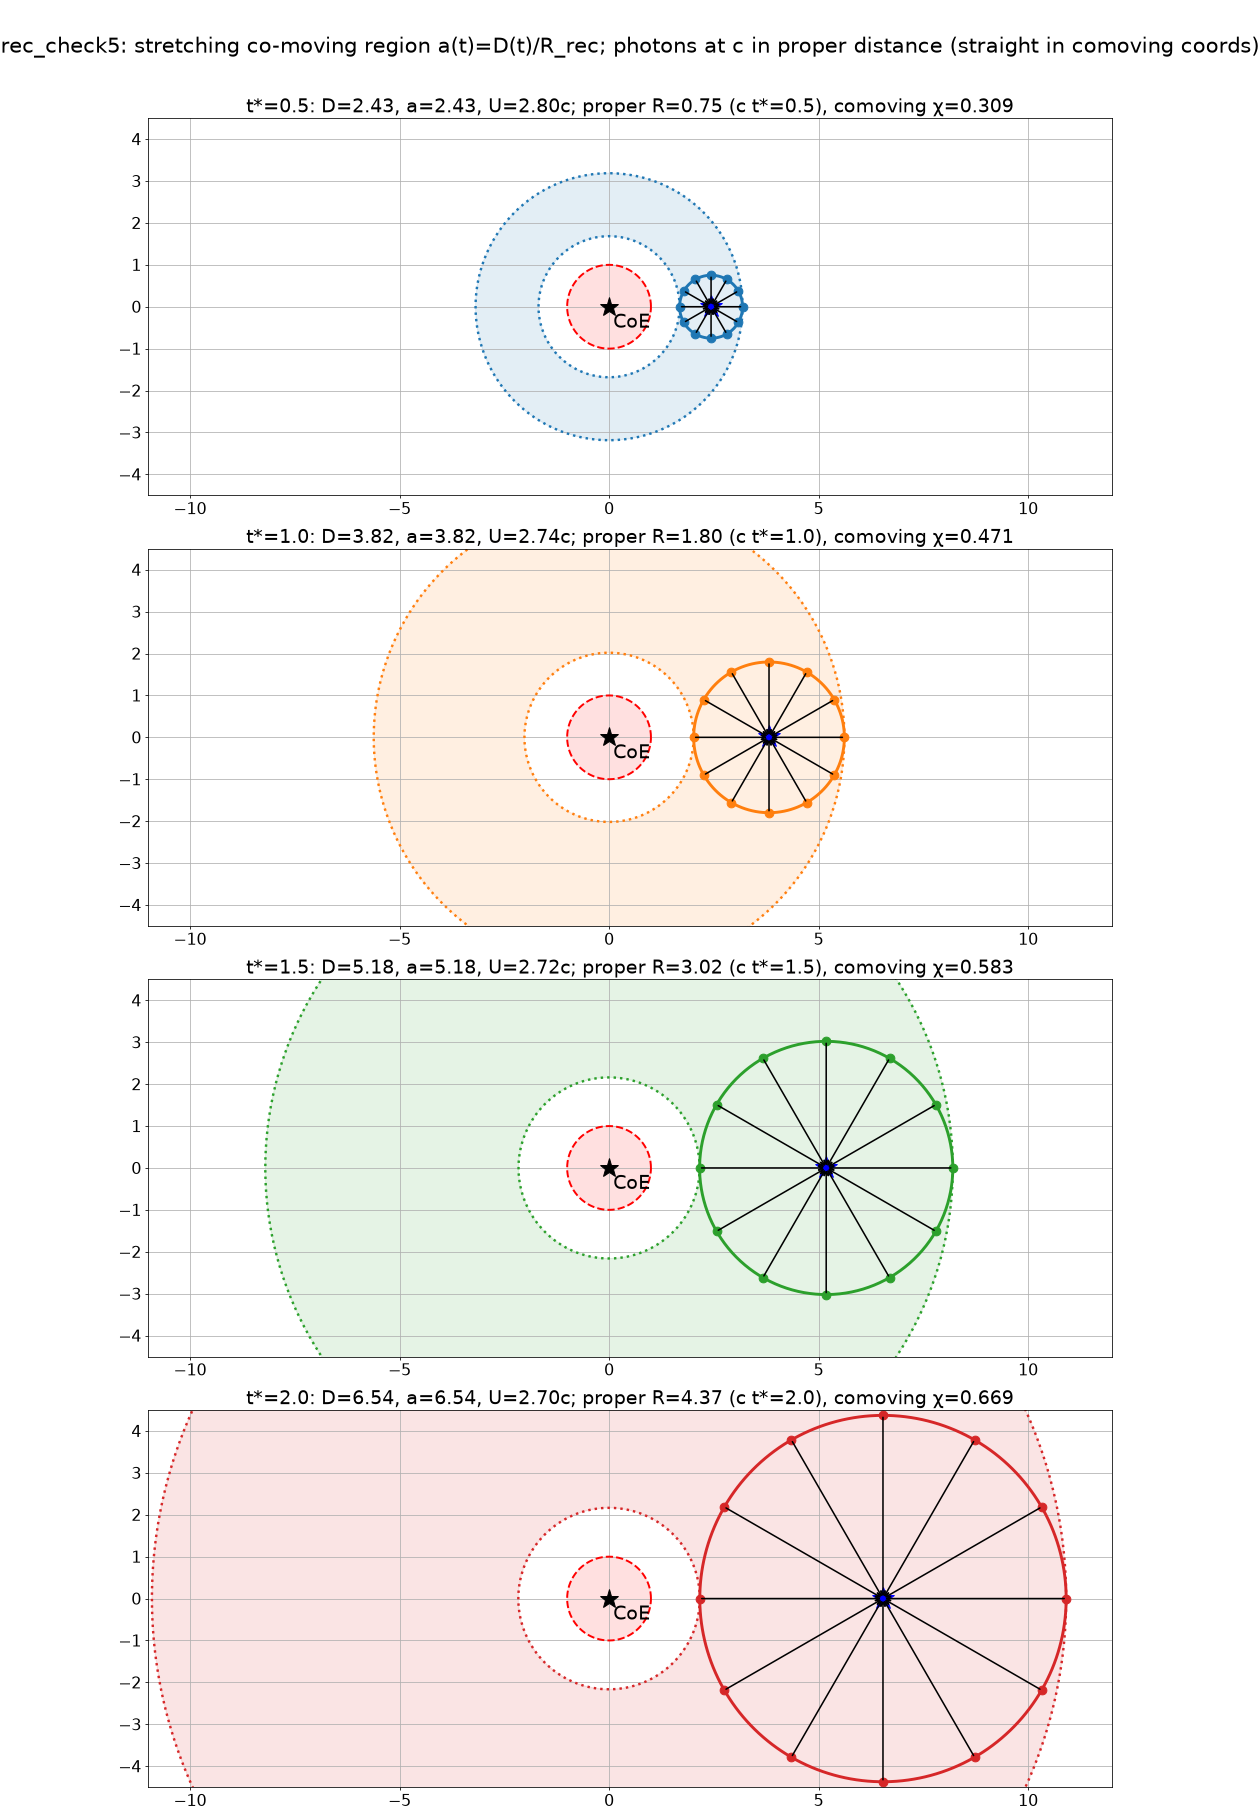

Source code (Python):
"""rec_check5: rec_check4 + scale factor a(t)=D(t)/D(0) (D(0)=R_rec=1) for the co-moving region. Light at c in local proper distance:
comoving radius chi(t)=int_0^t dt'/a(t'); proper radius a(t)chi(t). Emitters at comoving offset chi(t*) n, emitted at t=0 (region crossing).
1+z=(a_obs/a_emit)(1+z_g)(1+z_m); z_g, z_m as rec_check4 at emitter's present proper position D+a chi n."""
import numpy as np,json
from scipy.integrate import solve_ivp,quad
import matplotlib;matplotlib.use('Agg');import matplotlib.pyplot as plt
from matplotlib.patches import Wedge
Rrec,Urec,mu,ts=1.,3.,1.,2.
s=solve_ivp(lambda t,y:[y[1],-mu/y[0]**2],(0,ts),[Rrec,Urec],dense_output=True,rtol=1e-12,atol=1e-12)
D=lambda t:s.sol(t)[0];Uf=lambda t:s.sol(t)[1];a=lambda t:D(t)/Rrec
chi=lambda t:quad(lambda x:1/a(x),0,t)[0]
Do,Uo,ao=D(ts),Uf(ts),a(ts);X=chi(ts);Rp=ao*X
u=lambda r:np.sqrt(Urec**2-2*mu*(1/Rrec-1/r))
rows=[]
for th in np.arange(0,360,30.):
    n=np.array([np.cos(np.radians(th)),np.sin(np.radians(th))]);E=np.array([Do,0])+Rp*n;re=np.linalg.norm(E)
    zg=np.sqrt((1-2*mu/Do)/(1-2*mu/re))-1;vp=(u(re)-Uo)*E/re;zm=(1+vp@n)/np.sqrt(1-vp@vp)-1;za=ao-1
    zt=(1+za)*(1+zg)*(1+zm)-1
    rows.append(dict(theta=th,r_emit_now=re,z_exp=za,z_grav=zg,z_mot=zm,z_tot=zt,T_obs=3000/(1+zt)))
T=np.array([q['T_obs'] for q in rows]);th=np.radians(np.arange(0,360,30.))
d=lambda arr:(arr-arr.mean())/arr.mean();dT=d(T)
c1=2*np.mean(dT*np.cos(th));c2=2*np.mean(dT*np.cos(2*th))
info=dict(D=Do,U=Uo,a_obs=ao,chi=X,R_proper=Rp,ct=ts,Tmean=T.mean(),stretch_needed=3000/2.725,extra_factor=T.mean()/2.725,dipole=c1,quad=c2,rows=rows)
c_=np.linspace(0,2*np.pi,400);steps=[0.5,1.0,1.5,2.0];cols=['C0','C1','C2','C3']
fig,axs=plt.subplots(4,1,figsize=(18,26))
for ax,t,cl in zip(axs,steps,cols):
    dd=D(t);R=a(t)*chi(t);ax.set_aspect('equal');ax.add_patch(plt.Circle((0,0),Rrec,color='#ffe0e0'));ax.plot(np.cos(c_),np.sin(c_),'r--',lw=2)
    ax.add_patch(Wedge((0,0),dd+R,0,360,width=2*R,color=cl,alpha=.12))
    for rr in (dd-R,dd+R): ax.plot(rr*np.cos(c_),rr*np.sin(c_),':',c=cl,lw=2.5)
    ax.plot(dd+R*np.cos(c_),R*np.sin(c_),c=cl,lw=3)
    for t_ in np.arange(0,360,30.):
        p=np.array([dd,0])+R*np.array([np.cos(np.radians(t_)),np.sin(np.radians(t_))]);ax.annotate('',xy=(dd,0),xytext=p,arrowprops=dict(arrowstyle='->',color='k',lw=1.6));ax.plot(*p,'o',c=cl,ms=9)
    ax.plot(dd,0,'b*',ms=24);ax.plot(0,0,'k*',ms=20);ax.text(.1,-.5,'CoE',fontsize=20)
    ax.set_title(f't*={t}: D={dd:.2f}, a={a(t):.2f}, U={Uf(t):.2f}c; proper R={R:.2f} (c t*={t}), comoving χ={chi(t):.3f}',fontsize=20)
    ax.set_xlim(-11,12);ax.set_ylim(-4.5,4.5);ax.tick_params(labelsize=16);ax.grid()
fig.suptitle('rec_check5: stretching co-moving region a(t)=D(t)/R_rec; photons at c in proper distance (straight in comoving coords)',fontsize=22)
fig.tight_layout(rect=[0,0,1,.97]);fig.savefig('rec_check5.png',dpi=70)
json.dump(info,open('rec_check5.json','w'),indent=1,default=float)
for k,v in info.items():
    if k!='rows':print(k,round(float(v),4))
for q in rows:print({k:round(float(v),4) for k,v in q.items()})
# --- steering: explicit travel time and clock-rate split
for q in rows:
    th_=np.radians(q['theta']);n=np.array([np.cos(th_),np.sin(th_)]);E=np.array([Do,0])+Rp*n;re=np.linalg.norm(E)
    vp=(u(re)-Uo)*E/re;g=1/np.sqrt(1-vp@vp)
    q.update(t_emit=0.0,t_travel=ts,clock_grav=1+q['z_grav'],clock_kin_gamma=g,doppler_los=1+vp@n,stretch=ao)
json.dump(info,open('rec_check5.json','w'),indent=1,default=float)
for q in rows:print(q['theta'],round(q['clock_grav'],4),round(q['clock_kin_gamma'],6),round(q['doppler_los'],4))
